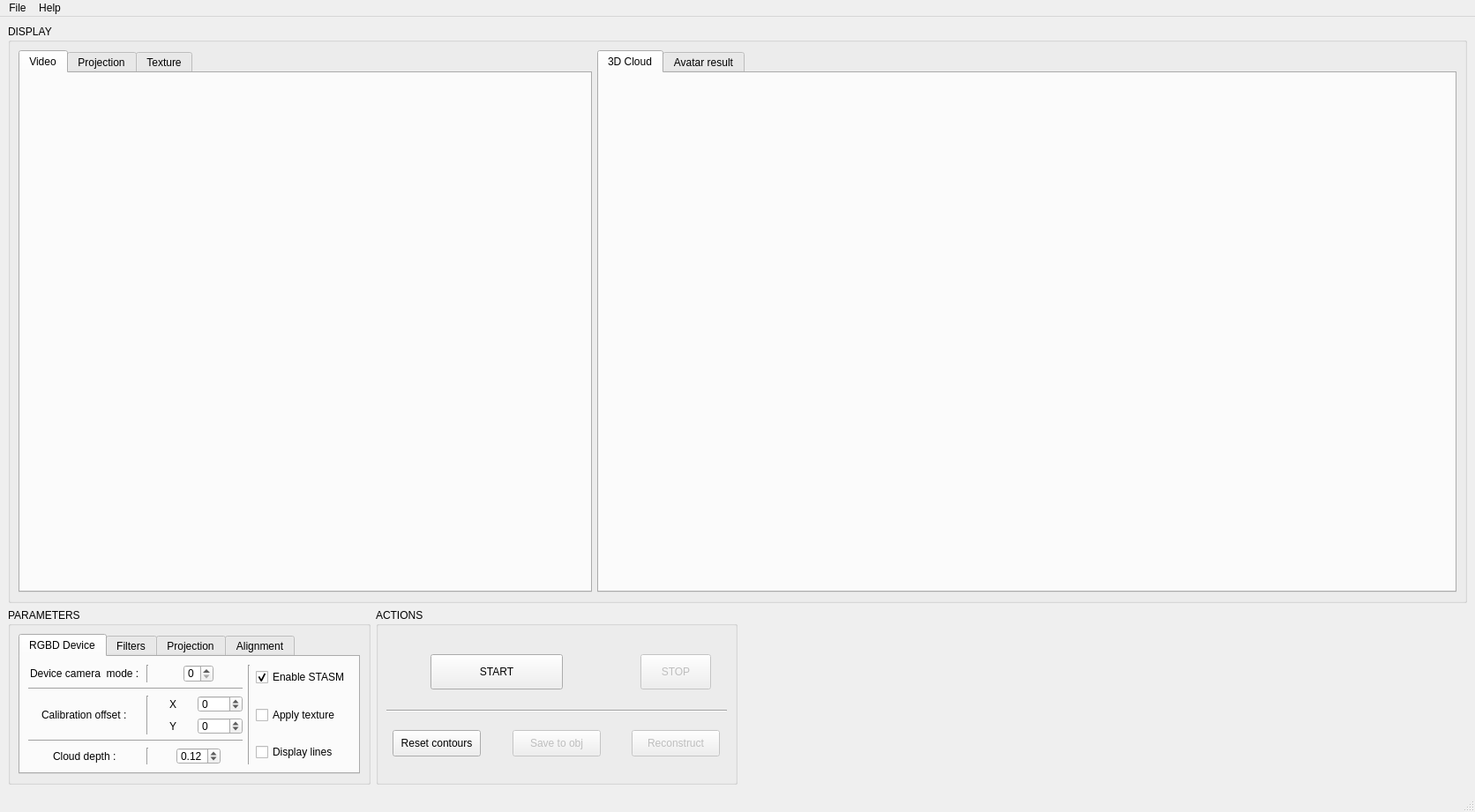
<?xml version="1.0" encoding="UTF-8"?>
<ui version="4.0">
 <class>SWUI_WCreateAvatar</class>
 <widget class="QMainWindow" name="SWUI_WCreateAvatar">
  <property name="geometry">
   <rect>
    <x>0</x>
    <y>0</y>
    <width>1672</width>
    <height>921</height>
   </rect>
  </property>
  <property name="windowTitle">
   <string>Create avatar</string>
  </property>
  <widget class="QWidget" name="centralwidget">
   <layout class="QHBoxLayout" name="horizontalLayout">
    <item>
     <layout class="QGridLayout" name="gridLayout" rowstretch="4,1" columnstretch="1,1,2">
      <item row="0" column="0" colspan="3">
       <widget class="QGroupBox" name="gbDisplay">
        <property name="title">
         <string>DISPLAY</string>
        </property>
        <layout class="QHBoxLayout" name="horizontalLayout_2">
         <item>
          <layout class="QHBoxLayout" name="hlDisplay" stretch="2,3">
           <item>
            <widget class="QTabWidget" name="twImages">
             <property name="currentIndex">
              <number>0</number>
             </property>
             <widget class="QWidget" name="tabRGB">
              <attribute name="title">
               <string>Video</string>
              </attribute>
              <layout class="QHBoxLayout" name="horizontalLayout_3">
               <item>
                <layout class="QHBoxLayout" name="hlRGB"/>
               </item>
              </layout>
             </widget>
             <widget class="QWidget" name="tabRadial">
              <attribute name="title">
               <string>Projection</string>
              </attribute>
              <layout class="QHBoxLayout" name="horizontalLayout_8">
               <item>
                <layout class="QHBoxLayout" name="hlRadial"/>
               </item>
              </layout>
             </widget>
             <widget class="QWidget" name="tabFaceTexture">
              <attribute name="title">
               <string>Texture</string>
              </attribute>
              <layout class="QHBoxLayout" name="horizontalLayout_6">
               <item>
                <layout class="QHBoxLayout" name="hlFaceTexture"/>
               </item>
              </layout>
             </widget>
            </widget>
           </item>
           <item>
            <widget class="QTabWidget" name="tw3D">
             <property name="currentIndex">
              <number>0</number>
             </property>
             <widget class="QWidget" name="tabCloud">
              <attribute name="title">
               <string>3D Cloud</string>
              </attribute>
              <layout class="QHBoxLayout" name="horizontalLayout_4">
               <item>
                <layout class="QHBoxLayout" name="hlCloud"/>
               </item>
              </layout>
             </widget>
             <widget class="QWidget" name="tabMesh">
              <attribute name="title">
               <string>Avatar result</string>
              </attribute>
              <layout class="QHBoxLayout" name="horizontalLayout_5">
               <item>
                <layout class="QHBoxLayout" name="hlMesh"/>
               </item>
              </layout>
             </widget>
            </widget>
           </item>
          </layout>
         </item>
        </layout>
       </widget>
      </item>
      <item row="1" column="0">
       <widget class="QGroupBox" name="gbParameters">
        <property name="maximumSize">
         <size>
          <width>16777215</width>
          <height>200</height>
         </size>
        </property>
        <property name="title">
         <string>PARAMETERS</string>
        </property>
        <layout class="QGridLayout" name="gridLayout_2">
         <item row="0" column="0">
          <layout class="QHBoxLayout" name="hlParameters" stretch="1">
           <item>
            <widget class="QTabWidget" name="twParameters">
             <property name="currentIndex">
              <number>0</number>
             </property>
             <widget class="QWidget" name="tabRGBDDevice">
              <attribute name="title">
               <string>RGBD Device</string>
              </attribute>
              <layout class="QGridLayout" name="gridLayout_9">
               <item row="0" column="0">
                <layout class="QGridLayout" name="glDevice" rowstretch="0,0,0,0,0,0" columnstretch="3,1,1,1,0,0">
                 <item row="2" column="2" alignment="Qt::AlignHCenter">
                  <widget class="QLabel" name="laXOffset">
                   <property name="text">
                    <string>X</string>
                   </property>
                  </widget>
                 </item>
                 <item row="3" column="2" alignment="Qt::AlignHCenter">
                  <widget class="QLabel" name="laYOffset">
                   <property name="text">
                    <string>Y</string>
                   </property>
                  </widget>
                 </item>
                 <item row="2" column="3" alignment="Qt::AlignHCenter">
                  <widget class="QSpinBox" name="sbXOffset">
                   <property name="enabled">
                    <bool>true</bool>
                   </property>
                   <property name="minimum">
                    <number>-200</number>
                   </property>
                   <property name="maximum">
                    <number>200</number>
                   </property>
                  </widget>
                 </item>
                 <item row="3" column="3" alignment="Qt::AlignHCenter">
                  <widget class="QSpinBox" name="sbYOffset">
                   <property name="enabled">
                    <bool>true</bool>
                   </property>
                   <property name="minimum">
                    <number>-200</number>
                   </property>
                   <property name="maximum">
                    <number>200</number>
                   </property>
                  </widget>
                 </item>
                 <item row="0" column="2" colspan="2" alignment="Qt::AlignHCenter">
                  <widget class="QSpinBox" name="sbDeviceMode">
                   <property name="enabled">
                    <bool>true</bool>
                   </property>
                   <property name="maximumSize">
                    <size>
                     <width>50</width>
                     <height>16777215</height>
                    </size>
                   </property>
                   <property name="maximum">
                    <number>2</number>
                   </property>
                  </widget>
                 </item>
                 <item row="2" column="0" rowspan="2" alignment="Qt::AlignHCenter">
                  <widget class="QLabel" name="label_2">
                   <property name="text">
                    <string>Calibration offset :</string>
                   </property>
                  </widget>
                 </item>
                 <item row="0" column="0" alignment="Qt::AlignHCenter">
                  <widget class="QLabel" name="laModeDevice">
                   <property name="text">
                    <string>Device camera  mode :</string>
                   </property>
                  </widget>
                 </item>
                 <item row="5" column="0" alignment="Qt::AlignHCenter">
                  <widget class="QLabel" name="laFaceDepth">
                   <property name="text">
                    <string>Cloud depth :</string>
                   </property>
                  </widget>
                 </item>
                 <item row="5" column="2" colspan="2" alignment="Qt::AlignHCenter">
                  <widget class="QDoubleSpinBox" name="dsbFaceDepth">
                   <property name="minimumSize">
                    <size>
                     <width>50</width>
                     <height>0</height>
                    </size>
                   </property>
                   <property name="maximumSize">
                    <size>
                     <width>50</width>
                     <height>16777215</height>
                    </size>
                   </property>
                   <property name="minimum">
                    <double>0.050000000000000</double>
                   </property>
                   <property name="maximum">
                    <double>1.000000000000000</double>
                   </property>
                   <property name="singleStep">
                    <double>0.010000000000000</double>
                   </property>
                   <property name="value">
                    <double>0.120000000000000</double>
                   </property>
                  </widget>
                 </item>
                 <item row="1" column="0" colspan="4">
                  <widget class="Line" name="line_9">
                   <property name="orientation">
                    <enum>Qt::Horizontal</enum>
                   </property>
                  </widget>
                 </item>
                 <item row="4" column="0" colspan="4">
                  <widget class="Line" name="line_13">
                   <property name="orientation">
                    <enum>Qt::Horizontal</enum>
                   </property>
                  </widget>
                 </item>
                 <item row="2" column="1" rowspan="2">
                  <widget class="Line" name="line_14">
                   <property name="orientation">
                    <enum>Qt::Vertical</enum>
                   </property>
                  </widget>
                 </item>
                 <item row="5" column="1">
                  <widget class="Line" name="line_19">
                   <property name="orientation">
                    <enum>Qt::Vertical</enum>
                   </property>
                  </widget>
                 </item>
                 <item row="0" column="1">
                  <widget class="Line" name="line_18">
                   <property name="orientation">
                    <enum>Qt::Vertical</enum>
                   </property>
                  </widget>
                 </item>
                 <item row="0" column="4" rowspan="6">
                  <widget class="Line" name="line_21">
                   <property name="orientation">
                    <enum>Qt::Vertical</enum>
                   </property>
                  </widget>
                 </item>
                 <item row="4" column="5" rowspan="2">
                  <widget class="QCheckBox" name="cbDisplayLines">
                   <property name="text">
                    <string>Display lines</string>
                   </property>
                  </widget>
                 </item>
                 <item row="2" column="5" rowspan="2">
                  <widget class="QCheckBox" name="cbApplyTexture">
                   <property name="text">
                    <string>Apply texture</string>
                   </property>
                  </widget>
                 </item>
                 <item row="0" column="5" rowspan="2">
                  <widget class="QCheckBox" name="cbSTASM">
                   <property name="text">
                    <string>Enable STASM</string>
                   </property>
                   <property name="checked">
                    <bool>true</bool>
                   </property>
                  </widget>
                 </item>
                </layout>
               </item>
              </layout>
             </widget>
             <widget class="QWidget" name="tabFilters">
              <attribute name="title">
               <string>Filters</string>
              </attribute>
              <layout class="QGridLayout" name="glFilters_2">
               <item row="0" column="0">
                <layout class="QGridLayout" name="glFilters" rowstretch="1,0,0,0" columnstretch="1,0,0,0,0">
                 <item row="2" column="4" alignment="Qt::AlignHCenter">
                  <widget class="QSpinBox" name="sbSpace">
                   <property name="maximum">
                    <number>500</number>
                   </property>
                   <property name="value">
                    <number>3</number>
                   </property>
                  </widget>
                 </item>
                 <item row="3" column="4" alignment="Qt::AlignHCenter">
                  <widget class="QSpinBox" name="sbColor">
                   <property name="maximum">
                    <number>500</number>
                   </property>
                   <property name="value">
                    <number>200</number>
                   </property>
                  </widget>
                 </item>
                 <item row="0" column="3" colspan="2" alignment="Qt::AlignHCenter">
                  <widget class="QSpinBox" name="sbClouds">
                   <property name="maximumSize">
                    <size>
                     <width>75</width>
                     <height>16777215</height>
                    </size>
                   </property>
                   <property name="minimum">
                    <number>3</number>
                   </property>
                   <property name="maximum">
                    <number>200</number>
                   </property>
                   <property name="value">
                    <number>50</number>
                   </property>
                  </widget>
                 </item>
                 <item row="1" column="4">
                  <widget class="Line" name="line_5">
                   <property name="orientation">
                    <enum>Qt::Horizontal</enum>
                   </property>
                  </widget>
                 </item>
                 <item row="0" column="0" colspan="2" alignment="Qt::AlignHCenter|Qt::AlignVCenter">
                  <widget class="QLabel" name="label">
                   <property name="text">
                    <string>Clouds to sum :</string>
                   </property>
                  </widget>
                 </item>
                 <item row="1" column="0" colspan="4">
                  <widget class="Line" name="line_3">
                   <property name="orientation">
                    <enum>Qt::Horizontal</enum>
                   </property>
                  </widget>
                 </item>
                 <item row="2" column="0" rowspan="2" colspan="2" alignment="Qt::AlignHCenter|Qt::AlignVCenter">
                  <widget class="QCheckBox" name="cbBilateralFilter">
                   <property name="text">
                    <string>Use bilateral filter</string>
                   </property>
                   <property name="checked">
                    <bool>true</bool>
                   </property>
                   <property name="tristate">
                    <bool>false</bool>
                   </property>
                  </widget>
                 </item>
                 <item row="2" column="3" alignment="Qt::AlignHCenter">
                  <widget class="QLabel" name="label_6">
                   <property name="text">
                    <string>spatial</string>
                   </property>
                  </widget>
                 </item>
                 <item row="3" column="3" alignment="Qt::AlignHCenter">
                  <widget class="QLabel" name="label_7">
                   <property name="text">
                    <string>color</string>
                   </property>
                  </widget>
                 </item>
                 <item row="2" column="2" rowspan="2">
                  <widget class="Line" name="line_20">
                   <property name="orientation">
                    <enum>Qt::Vertical</enum>
                   </property>
                  </widget>
                 </item>
                 <item row="0" column="2">
                  <widget class="Line" name="line_4">
                   <property name="orientation">
                    <enum>Qt::Vertical</enum>
                   </property>
                  </widget>
                 </item>
                </layout>
               </item>
              </layout>
             </widget>
             <widget class="QWidget" name="tarbRadialProjection">
              <attribute name="title">
               <string>Projection</string>
              </attribute>
              <layout class="QGridLayout" name="gridLayout_6">
               <item row="0" column="0">
                <layout class="QGridLayout" name="glProjection" columnstretch="2,0,0,0,0,0">
                 <item row="4" column="4" alignment="Qt::AlignHCenter">
                  <widget class="QLabel" name="laConnexExpand">
                   <property name="text">
                    <string>Connex</string>
                   </property>
                  </widget>
                 </item>
                 <item row="2" column="0" alignment="Qt::AlignHCenter">
                  <widget class="QLabel" name="laImageSize">
                   <property name="text">
                    <string>Image size :</string>
                   </property>
                  </widget>
                 </item>
                 <item row="2" column="3">
                  <widget class="QSpinBox" name="sbWidth">
                   <property name="maximum">
                    <number>2000</number>
                   </property>
                   <property name="singleStep">
                    <number>50</number>
                   </property>
                   <property name="value">
                    <number>350</number>
                   </property>
                  </widget>
                 </item>
                 <item row="2" column="5">
                  <widget class="QSpinBox" name="sbHeight">
                   <property name="maximum">
                    <number>2000</number>
                   </property>
                   <property name="singleStep">
                    <number>50</number>
                   </property>
                   <property name="value">
                    <number>250</number>
                   </property>
                  </widget>
                 </item>
                 <item row="4" column="0" alignment="Qt::AlignHCenter">
                  <widget class="QLabel" name="laContoursExpand">
                   <property name="text">
                    <string>Contour expansion :</string>
                   </property>
                  </widget>
                 </item>
                 <item row="7" column="2" alignment="Qt::AlignHCenter">
                  <widget class="QSpinBox" name="sbDilate">
                   <property name="minimum">
                    <number>0</number>
                   </property>
                   <property name="maximum">
                    <number>50</number>
                   </property>
                   <property name="value">
                    <number>0</number>
                   </property>
                  </widget>
                 </item>
                 <item row="4" column="2" alignment="Qt::AlignHCenter">
                  <widget class="QLabel" name="laValueExpand">
                   <property name="text">
                    <string>Value</string>
                   </property>
                  </widget>
                 </item>
                 <item row="7" column="0" alignment="Qt::AlignHCenter">
                  <widget class="QLabel" name="laDilate">
                   <property name="text">
                    <string>Contour dilatation :</string>
                   </property>
                  </widget>
                 </item>
                 <item row="8" column="2">
                  <widget class="QSpinBox" name="sbErode">
                   <property name="maximum">
                    <number>50</number>
                   </property>
                   <property name="value">
                    <number>0</number>
                   </property>
                  </widget>
                 </item>
                 <item row="4" column="3" alignment="Qt::AlignHCenter">
                  <widget class="QSpinBox" name="sbExpandValue">
                   <property name="minimum">
                    <number>5</number>
                   </property>
                   <property name="maximum">
                    <number>200</number>
                   </property>
                   <property name="value">
                    <number>5</number>
                   </property>
                  </widget>
                 </item>
                 <item row="4" column="5" alignment="Qt::AlignHCenter">
                  <widget class="QSpinBox" name="sbExpandConnex">
                   <property name="minimum">
                    <number>1</number>
                   </property>
                   <property name="maximum">
                    <number>8</number>
                   </property>
                   <property name="value">
                    <number>1</number>
                   </property>
                  </widget>
                 </item>
                 <item row="3" column="0" colspan="6">
                  <widget class="Line" name="line_6">
                   <property name="orientation">
                    <enum>Qt::Horizontal</enum>
                   </property>
                  </widget>
                 </item>
                 <item row="9" column="1">
                  <widget class="Line" name="line_12">
                   <property name="orientation">
                    <enum>Qt::Vertical</enum>
                   </property>
                  </widget>
                 </item>
                 <item row="6" column="0" colspan="6">
                  <widget class="Line" name="line_7">
                   <property name="orientation">
                    <enum>Qt::Horizontal</enum>
                   </property>
                  </widget>
                 </item>
                 <item row="7" column="1" rowspan="2">
                  <widget class="Line" name="line_11">
                   <property name="orientation">
                    <enum>Qt::Vertical</enum>
                   </property>
                  </widget>
                 </item>
                 <item row="4" column="1" rowspan="2">
                  <widget class="Line" name="line_10">
                   <property name="orientation">
                    <enum>Qt::Vertical</enum>
                   </property>
                  </widget>
                 </item>
                 <item row="2" column="4">
                  <widget class="QLabel" name="laHeight">
                   <property name="text">
                    <string>Height</string>
                   </property>
                  </widget>
                 </item>
                 <item row="2" column="1">
                  <widget class="Line" name="line_15">
                   <property name="orientation">
                    <enum>Qt::Vertical</enum>
                   </property>
                  </widget>
                 </item>
                 <item row="2" column="2">
                  <widget class="QLabel" name="laWidth">
                   <property name="text">
                    <string>Width </string>
                   </property>
                  </widget>
                 </item>
                 <item row="5" column="3" alignment="Qt::AlignHCenter">
                  <widget class="QSpinBox" name="sbEraseValue">
                   <property name="maximum">
                    <number>200</number>
                   </property>
                   <property name="value">
                    <number>5</number>
                   </property>
                  </widget>
                 </item>
                 <item row="5" column="5" alignment="Qt::AlignHCenter">
                  <widget class="QSpinBox" name="sbEraseConnex">
                   <property name="minimum">
                    <number>1</number>
                   </property>
                   <property name="maximum">
                    <number>8</number>
                   </property>
                   <property name="value">
                    <number>1</number>
                   </property>
                  </widget>
                 </item>
                 <item row="5" column="4" alignment="Qt::AlignHCenter">
                  <widget class="QLabel" name="laConnexErase">
                   <property name="text">
                    <string>Connex</string>
                   </property>
                  </widget>
                 </item>
                 <item row="8" column="0" alignment="Qt::AlignHCenter">
                  <widget class="QLabel" name="laErode">
                   <property name="text">
                    <string>Contour erosion :</string>
                   </property>
                  </widget>
                 </item>
                 <item row="5" column="2" alignment="Qt::AlignHCenter">
                  <widget class="QLabel" name="laValueErase">
                   <property name="text">
                    <string>Value</string>
                   </property>
                  </widget>
                 </item>
                 <item row="5" column="0" alignment="Qt::AlignHCenter">
                  <widget class="QLabel" name="laContoursErase">
                   <property name="text">
                    <string>Contours erase :</string>
                   </property>
                  </widget>
                 </item>
                </layout>
               </item>
              </layout>
             </widget>
             <widget class="QWidget" name="tabEMICP">
              <attribute name="title">
               <string>Alignment</string>
              </attribute>
              <layout class="QGridLayout" name="gridLayout_4">
               <item row="0" column="0">
                <layout class="QGridLayout" name="glEMICP" columnstretch="1,5,5,0">
                 <item row="3" column="3">
                  <widget class="QDoubleSpinBox" name="dsbStart">
                   <property name="minimum">
                    <double>0.100000000000000</double>
                   </property>
                   <property name="maximum">
                    <double>10.000000000000000</double>
                   </property>
                   <property name="singleStep">
                    <double>0.100000000000000</double>
                   </property>
                   <property name="value">
                    <double>1.000000000000000</double>
                   </property>
                  </widget>
                 </item>
                 <item row="4" column="3">
                  <widget class="QDoubleSpinBox" name="dsbEnd">
                   <property name="decimals">
                    <number>6</number>
                   </property>
                   <property name="minimum">
                    <double>0.000100000000000</double>
                   </property>
                   <property name="maximum">
                    <double>0.100000000000000</double>
                   </property>
                   <property name="singleStep">
                    <double>0.001000000000000</double>
                   </property>
                   <property name="value">
                    <double>0.001000000000000</double>
                   </property>
                  </widget>
                 </item>
                 <item row="5" column="3">
                  <widget class="QDoubleSpinBox" name="dsbFactor">
                   <property name="minimum">
                    <double>0.500000000000000</double>
                   </property>
                   <property name="maximum">
                    <double>0.990000000000000</double>
                   </property>
                   <property name="singleStep">
                    <double>0.010000000000000</double>
                   </property>
                   <property name="value">
                    <double>0.900000000000000</double>
                   </property>
                  </widget>
                 </item>
                 <item row="2" column="3">
                  <widget class="QDoubleSpinBox" name="dsbDistance">
                   <property name="maximumSize">
                    <size>
                     <width>75</width>
                     <height>16777215</height>
                    </size>
                   </property>
                   <property name="decimals">
                    <number>6</number>
                   </property>
                   <property name="minimum">
                    <double>0.000010000000000</double>
                   </property>
                   <property name="maximum">
                    <double>0.001000000000000</double>
                   </property>
                   <property name="singleStep">
                    <double>0.000010000000000</double>
                   </property>
                   <property name="value">
                    <double>0.000100000000000</double>
                   </property>
                  </widget>
                 </item>
                 <item row="0" column="3" alignment="Qt::AlignHCenter">
                  <widget class="QLabel" name="label_4">
                   <property name="text">
                    <string>Values</string>
                   </property>
                  </widget>
                 </item>
                 <item row="0" column="2">
                  <widget class="Line" name="line_16">
                   <property name="orientation">
                    <enum>Qt::Vertical</enum>
                   </property>
                  </widget>
                 </item>
                 <item row="2" column="2" rowspan="4">
                  <widget class="Line" name="line_17">
                   <property name="orientation">
                    <enum>Qt::Vertical</enum>
                   </property>
                  </widget>
                 </item>
                 <item row="5" column="0" colspan="2" alignment="Qt::AlignHCenter">
                  <widget class="QLabel" name="laFactor">
                   <property name="text">
                    <string>Factor</string>
                   </property>
                  </widget>
                 </item>
                 <item row="4" column="0" colspan="2" alignment="Qt::AlignHCenter">
                  <widget class="QLabel" name="laEnd">
                   <property name="text">
                    <string>End</string>
                   </property>
                  </widget>
                 </item>
                 <item row="3" column="0" colspan="2" alignment="Qt::AlignHCenter">
                  <widget class="QLabel" name="laStart">
                   <property name="text">
                    <string>Start </string>
                   </property>
                  </widget>
                 </item>
                 <item row="2" column="0" colspan="2" alignment="Qt::AlignHCenter">
                  <widget class="QLabel" name="laDistance">
                   <property name="text">
                    <string>Distance</string>
                   </property>
                  </widget>
                 </item>
                 <item row="0" column="0" colspan="2" alignment="Qt::AlignHCenter">
                  <widget class="QLabel" name="label_3">
                   <property name="text">
                    <string>EM-ICP options</string>
                   </property>
                  </widget>
                 </item>
                 <item row="1" column="0" colspan="4">
                  <widget class="Line" name="line_8">
                   <property name="orientation">
                    <enum>Qt::Horizontal</enum>
                   </property>
                  </widget>
                 </item>
                </layout>
               </item>
              </layout>
             </widget>
            </widget>
           </item>
          </layout>
         </item>
        </layout>
       </widget>
      </item>
      <item row="1" column="2">
       <spacer name="horizontalSpacer">
        <property name="orientation">
         <enum>Qt::Horizontal</enum>
        </property>
        <property name="sizeHint" stdset="0">
         <size>
          <width>40</width>
          <height>20</height>
         </size>
        </property>
       </spacer>
      </item>
      <item row="1" column="1">
       <widget class="QGroupBox" name="gbActions">
        <property name="maximumSize">
         <size>
          <width>16777215</width>
          <height>200</height>
         </size>
        </property>
        <property name="title">
         <string>ACTIONS</string>
        </property>
        <layout class="QGridLayout" name="gridLayout_7">
         <item row="0" column="0">
          <layout class="QGridLayout" name="glActions">
           <property name="topMargin">
            <number>20</number>
           </property>
           <property name="bottomMargin">
            <number>20</number>
           </property>
           <property name="spacing">
            <number>20</number>
           </property>
           <item row="2" column="3" alignment="Qt::AlignHCenter">
            <widget class="QPushButton" name="pbReconstruct">
             <property name="enabled">
              <bool>false</bool>
             </property>
             <property name="minimumSize">
              <size>
               <width>100</width>
               <height>30</height>
              </size>
             </property>
             <property name="text">
              <string>Reconstruct</string>
             </property>
            </widget>
           </item>
           <item row="2" column="1" alignment="Qt::AlignHCenter">
            <widget class="QPushButton" name="pbResetSelectedContours">
             <property name="minimumSize">
              <size>
               <width>100</width>
               <height>30</height>
              </size>
             </property>
             <property name="text">
              <string>Reset contours</string>
             </property>
            </widget>
           </item>
           <item row="0" column="3" alignment="Qt::AlignHCenter|Qt::AlignVCenter">
            <widget class="QPushButton" name="pbStop">
             <property name="enabled">
              <bool>false</bool>
             </property>
             <property name="minimumSize">
              <size>
               <width>0</width>
               <height>40</height>
              </size>
             </property>
             <property name="maximumSize">
              <size>
               <width>150</width>
               <height>50</height>
              </size>
             </property>
             <property name="text">
              <string>STOP</string>
             </property>
            </widget>
           </item>
           <item row="1" column="1" colspan="3">
            <widget class="Line" name="line">
             <property name="orientation">
              <enum>Qt::Horizontal</enum>
             </property>
            </widget>
           </item>
           <item row="2" column="2" alignment="Qt::AlignHCenter">
            <widget class="QPushButton" name="pbSaveAvatar">
             <property name="enabled">
              <bool>false</bool>
             </property>
             <property name="minimumSize">
              <size>
               <width>100</width>
               <height>30</height>
              </size>
             </property>
             <property name="text">
              <string>Save to obj</string>
             </property>
            </widget>
           </item>
           <item row="0" column="1" colspan="2" alignment="Qt::AlignHCenter|Qt::AlignVCenter">
            <widget class="QPushButton" name="pbStart">
             <property name="minimumSize">
              <size>
               <width>150</width>
               <height>40</height>
              </size>
             </property>
             <property name="maximumSize">
              <size>
               <width>150</width>
               <height>16777215</height>
              </size>
             </property>
             <property name="text">
              <string>START</string>
             </property>
            </widget>
           </item>
          </layout>
         </item>
        </layout>
       </widget>
      </item>
     </layout>
    </item>
   </layout>
  </widget>
  <widget class="QMenuBar" name="menubar">
   <property name="geometry">
    <rect>
     <x>0</x>
     <y>0</y>
     <width>1672</width>
     <height>21</height>
    </rect>
   </property>
   <widget class="QMenu" name="menuFile">
    <property name="title">
     <string>File</string>
    </property>
    <addaction name="actionSave_result"/>
    <addaction name="actionExit"/>
   </widget>
   <widget class="QMenu" name="menuHelp">
    <property name="title">
     <string>Help</string>
    </property>
    <addaction name="actionAbout"/>
    <addaction name="actionOnline_documentation"/>
   </widget>
   <addaction name="menuFile"/>
   <addaction name="menuHelp"/>
  </widget>
  <widget class="QStatusBar" name="statusbar"/>
  <action name="actionSave_result">
   <property name="enabled">
    <bool>false</bool>
   </property>
   <property name="text">
    <string>Save result</string>
   </property>
   <property name="shortcut">
    <string>Ctrl+S</string>
   </property>
  </action>
  <action name="actionExit">
   <property name="text">
    <string>Exit</string>
   </property>
   <property name="shortcut">
    <string>Ctrl+Q</string>
   </property>
  </action>
  <action name="actionAbout">
   <property name="text">
    <string>About</string>
   </property>
   <property name="shortcut">
    <string>Ctrl+A</string>
   </property>
  </action>
  <action name="actionOnline_documentation">
   <property name="text">
    <string>Online documentation</string>
   </property>
   <property name="shortcut">
    <string>Ctrl+D</string>
   </property>
  </action>
 </widget>
 <tabstops>
  <tabstop>sbXOffset</tabstop>
  <tabstop>sbYOffset</tabstop>
 </tabstops>
 <resources/>
 <connections>
  <connection>
   <sender>pbStart</sender>
   <signal>clicked(bool)</signal>
   <receiver>pbStop</receiver>
   <slot>setDisabled(bool)</slot>
   <hints>
    <hint type="sourcelabel">
     <x>1047</x>
     <y>582</y>
    </hint>
    <hint type="destinationlabel">
     <x>1191</x>
     <y>582</y>
    </hint>
   </hints>
  </connection>
  <connection>
   <sender>pbStart</sender>
   <signal>clicked(bool)</signal>
   <receiver>pbStart</receiver>
   <slot>setEnabled(bool)</slot>
   <hints>
    <hint type="sourcelabel">
     <x>1047</x>
     <y>582</y>
    </hint>
    <hint type="destinationlabel">
     <x>1047</x>
     <y>582</y>
    </hint>
   </hints>
  </connection>
  <connection>
   <sender>pbStop</sender>
   <signal>clicked(bool)</signal>
   <receiver>pbStop</receiver>
   <slot>setEnabled(bool)</slot>
   <hints>
    <hint type="sourcelabel">
     <x>1191</x>
     <y>582</y>
    </hint>
    <hint type="destinationlabel">
     <x>1191</x>
     <y>582</y>
    </hint>
   </hints>
  </connection>
 </connections>
</ui>
